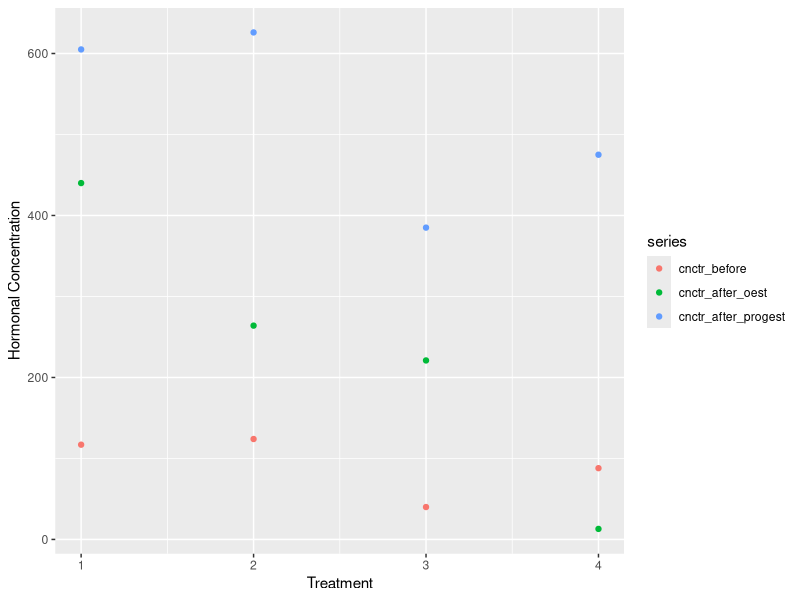
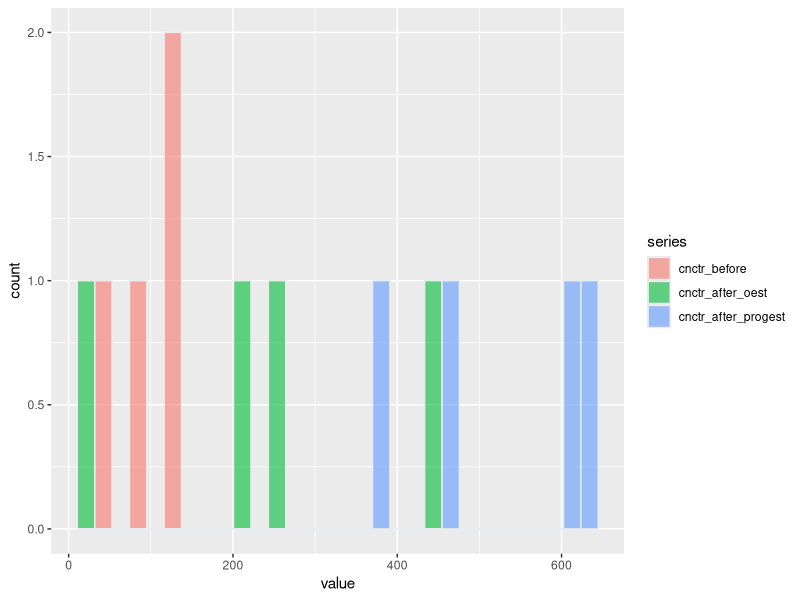

Write the R code that produced these figures, in order.
## ---- chunk 1
knitr::opts_chunk$set(echo = TRUE)
#library(tidyverse)
library(knitr)
library(dplyr)
library(ggplot2)
library(broom)
library(reshape2)
#library(ggpubr)
## ---- chunk 2
index <- c(1:4)
cnctr_before <- c(117, 124, 40, 88)
cnctr_after_oest <- c(440, 264, 221, 13)
cnctr_after_progest <- c(605, 626, 385, 475)
## ---- chunk 3
# Plot with main and axis titles
# Change point shape (pch = 19) and remove frame.
# Add regression line
df <- data.frame(index, cnctr_before, cnctr_after_oest, cnctr_after_progest)

df_plot <- melt(df, id.vars = 'index', variable.name = 'series')


ggplot(data = df_plot, aes(index, value)) +
  geom_point(aes(colour = series)) +
  labs(x = "Treatment", y = "Hormonal Concentration")


## ---- chunk 4

set.seed(1)
df
df_plot <- df_plot[order(df_plot$index),]

df_plot 
df_plot$series <- as.factor(df_plot$series)


ggplot(df_plot, aes(x=value, fill=series)) +
  geom_histogram( color='#e9ecef', alpha=0.6, position='identity')
## ---- chunk 5

 sd <- df %>% select(c('cnctr_before', 'cnctr_after_oest', 'cnctr_after_progest')) %>% apply(2,sd)

mean <- df %>% select(c('cnctr_before', 'cnctr_after_oest', 'cnctr_after_progest')) %>% apply(2,mean)

rbind(mean, sd)

## ---- chunk 6

aov.model <- aov(df_plot$value ~ df_plot$series)
summary(aov.model)
aov.model$coefficients
